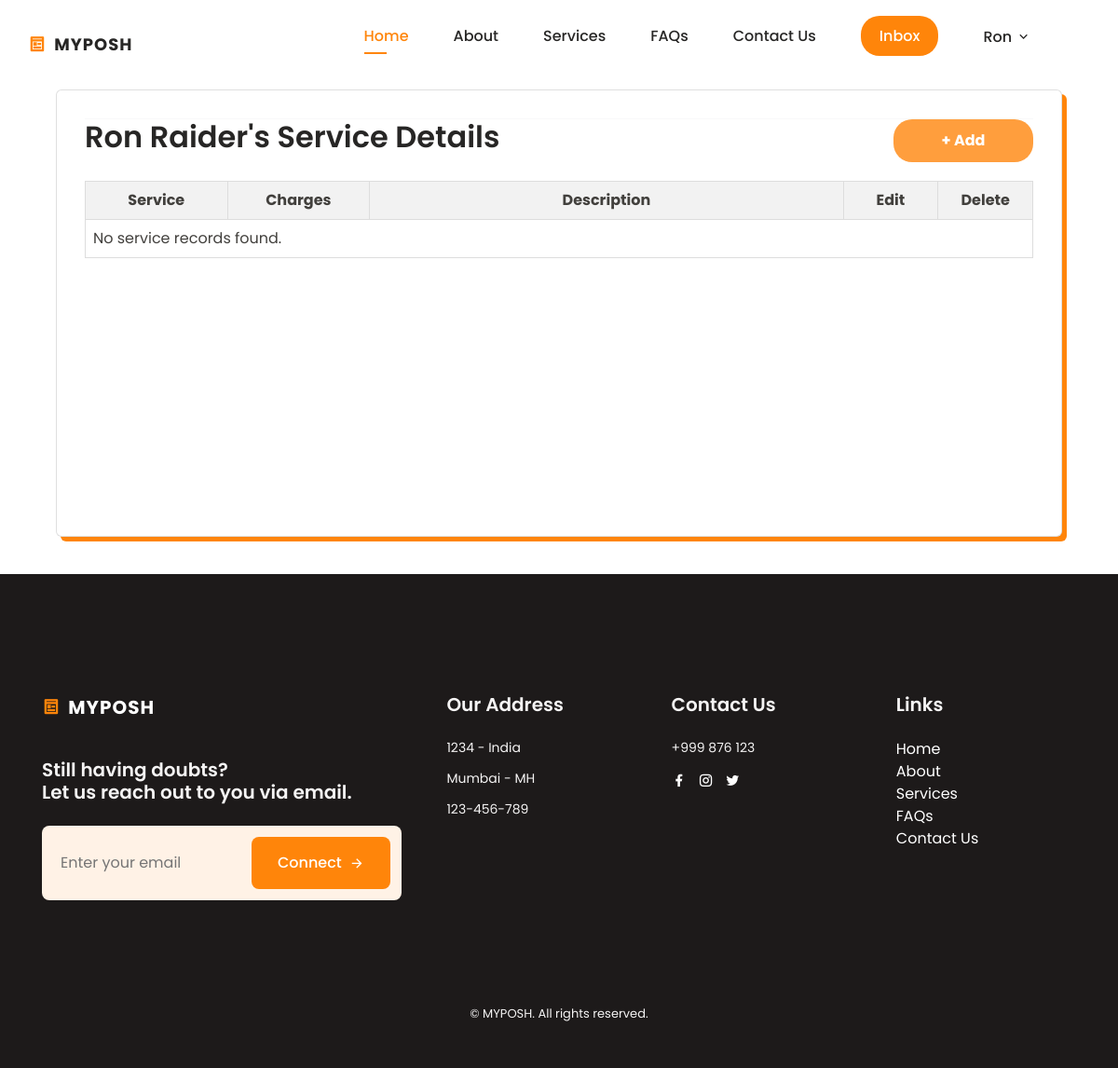
The app's page /profile/service/create (signed in) with its own data.
### posh/models.py (models this page shows)
class PoshUser(AbstractBaseUser, PermissionsMixin):
    username = models.CharField(max_length=100, unique=True, primary_key=True)
    email = models.EmailField(unique=True, blank=False)
    phone = models.CharField(max_length=15, unique=True, blank=False)
    start_date = models.DateTimeField(default=timezone.now)
    is_staff = models.BooleanField(default=False)
    is_active = models.BooleanField(default=False)
    type = models.CharField(max_length=50, blank=False)  # To distinguish between user types
    objects = PoshUserManager()
    USERNAME_FIELD = 'username'
    REQUIRED_FIELDS = ['email', 'phone']

class IndividualUser(PoshUser):
    prefix = models.CharField(max_length=10, blank=False)
    fname = models.CharField(max_length=150, blank=False)
    mname = models.CharField(max_length=150, blank=False)
    lname = models.CharField(max_length=150, blank=False)
    dob = models.DateField(blank=False)
    gender = models.CharField(max_length=10, blank=False)
    occupation = models.CharField(max_length=100, blank=False)
    state = models.CharField(max_length=100, blank=False)
    city = models.CharField(max_length=100, blank=False)
    pincode = models.CharField(max_length=10, blank=False)
    profile_pic = models.ImageField(blank=True, upload_to='users/')
    aadhar = models.CharField(max_length=20, blank=True)
    marital = models.CharField(max_length=10, blank=True)
    description = models.TextField(max_length=500, blank=True)
    current_member = models.CharField(max_length=10, blank=True)
    association = models.CharField(max_length=10, blank=True)
    firm_name = models.CharField(max_length=150, blank=True)
    firm_uid = models.CharField(max_length=15, blank=True)
    is_visible = models.BooleanField(default=False)
    timestamp = models.DateTimeField(auto_now_add=True)
    class Meta:
        verbose_name = 'Individual User'
        verbose_name_plural = 'Individual Users'

### posh/views.py (the view, shortened to what this page needs)
# urls.py: path('profile/service/create', views.service, name="service"),
@login_required
def service(request):
    user = request.user
    user = get_object_or_404(IndividualUser, username = request.user)
    service_list = user.service.all()  # Fetch all related education instances
    context = {
        'user': user,
        'service_list': service_list,
    }
    return render(request, 'service.html', context)

### posh/templatetags/get_group.py (called while the page is built)
@register.filter(name='has_group')
def has_group(user, group_name):
    return user.groups.filter(name=group_name).exists()

### posh/templates/service.html (shortened to what this page needs)
{% extends "base.html" %}
{% load static %}
{% block stylescss %}
<link rel="stylesheet" href="https://stackpath.bootstrapcdn.com/bootstrap/4.5.2/css/bootstrap.min.css">
<link href="https://cdn.jsdelivr.net/npm/bootstrap@4.5.0/dist/css/bootstrap.min.css" rel="stylesheet">
<link rel="stylesheet" href="{% static 'assets/css/list_item.css' %}">
<link rel="stylesheet" href="{% static 'assets/css/profile.css' %}">
<link rel="stylesheet" href="https://cdn.jsdelivr.net/npm/intl-tel-input@19.5.5/build/css/intlTelInput.css">
<link rel="stylesheet" href="https://cdnjs.cloudflare.com/ajax/libs/intl-tel-input/17.0.8/css/intlTelInput.css"/>
{% endblock %}
{% block content %}
<div class="container light-style flex-grow-1 container-p-y">
    <div class="card overflow-hidden" style="min-height: 30rem">
        <div class="row no-gutters row-bordered row-border-light">
            <div class="col-md-12">
                <div class="tab-content">
                    <div class="tab-pane fade active show" id="account-general">
                        <hr class="border-light m-0">
                        <div class="container-service">
                            <div class="add_service">
                                <h2>{{ user.fname }} {{ user.lname }}'s Service Details</h2>
                                <button type='button' id="add-service-btn" data-toggle="modal" data-target="#addServiceModal">+ Add</button>
                            </div>
                        <div id="service-section">
                            <table id="service-table">
                                <thead>
                                    <tr>
                                        <th>Service</th>
                                        <th>Charges</th>
                                        <th>Description</th>
                                        <th>Edit</th>
                                        <th>Delete</th>
                                    </tr>
                                </thead>
                                <tbody>
                                    {% if service_list %}
                                        {% for service in service_list %}
                                            <tr>
                                                <td>{{ service.service_name }}</td>
                                                <td>{{ service.service_charge }}</td>
                                                <td>
                                                {{ service.service_description }}<br>
                                                </td>
                                                <td>
                                                    <button id="editbtn" class="btn btn-warning btn-sm edit-button" data-toggle="modal" data-target="#editServiceModal" data-pk="{{ service.id }}">Edit</button>
                                                </td>
                                                <td>
                                                    <a href="{% url 'delete_service' service.id %}">
                                                        <button id="deletebtn" class="btn btn-danger btn-sm delete-button">Delete</button>
                                                    </a>
                                                </td>
                                            </tr>
                                        {% endfor %}
                                    {% else %}
                                        <tr>
                                            <td colspan="5">No service records found.</td>
                                        </tr>
                                    {% endif %}
                                </tbody>
                            </table>
                        </div>
                        </div>
                    </div>
                </div>
            </div>
        </div>
    </div>
</div>
{% endblock %}

### posh/templates/header.html (shortened to what this page needs)
{% load static %}
<!DOCTYPE html>
<html lang="en">
<head>
    <link href="https://cdn.jsdelivr.net/npm/remixicon@4.2.0/fonts/remixicon.css" rel="stylesheet"/>
    <link rel="stylesheet" href="https://stackpath.bootstrapcdn.com/bootstrap/4.5.2/css/bootstrap.min.css">
    <link href="https://cdn.jsdelivr.net/npm/bootstrap@4.5.0/dist/css/bootstrap.min.css" rel="stylesheet">
    <link rel="stylesheet" href="{% static 'assets/css/main.css' %}">
    <link rel="stylesheet" href="{% static 'assets/css/profile.css' %}">
</head>
<body>
    <header class="header" id="header">
        <nav class="nav container">
            <a href="{% url 'home' %}" class="nav__logo">
                <i class="ri-pages-line nav__logo-icon"></i>MYPOSH
            </a>
            <div class="nav__menu" id="nav-menu">
                <ul class="nav__list">
                    <li class="nav__item">
                        <a href="{% url 'home' %}#home" class="nav__link active-link">Home</a>
                    </li>
                    <li class="nav__item">
                        <a href="{% url 'home' %}#about" class="nav__link">About</a>
                    </li>
                    <li class="nav__item">
                        <a href="{% url 'home' %}#services" class="nav__link">Services</a>
                    </li>
                    <li class="nav__item">
                        <a href="{% url 'home' %}#faqs" class="nav__link">FAQs</a>
                    </li>
                    <li class="nav__item">
                        <a href="{% url 'home' %}#contact" class="nav__link">Contact Us</a>
                    </li>
                    {% if request.user.is_authenticated %}
                    <li class="nav__item">
                        <a href="{% url 'conversation:inbox' %}" class="nav__link login-btn">Inbox</a>
                    </li>
                    {% endif %}
                    {% if request.user.is_authenticated %}
                        {% load get_group %}
                        {% if request.user|has_group:"IND" %}
                            <li class="nav__item dropdown__item">
                                <div class="nav__link">
                                    {{request.user.individualuser.fname}}
                                    <i class="ri-arrow-down-s-line dropdown__arrow-down"></i>
                                </div>
                                {% endif %}
                {% endif %}
            </div>
        </nav>
    </header>

### static/assets/css/main.css (style rules this page uses)
:root { --header-height: 3.5rem; --first-color: hsl(30, 100%, 52%); --first-color-alt: hsl(29, 54%, 73%); --first-color-light: hsl(30, 100%, 85%); --first-color-lighten: hsl(30, 100%, 95%); --title-color: hsl(30, 3%, 15%); --text-color: hsl(30, 4%, 25%); --text-color-light: hsl(30, 4%, 45%); --body-color: hsl(30, 0%, 100%);; --container-color: #FFF; --background-footer-color: rgb(29, 26, 26); --footer-text-color: rgb(245, 244, 244); --body-font: 'Poppins', sans-serif; --big-font-size: 2rem; --h1-font-size: 1.5rem; --h2-font-size: 1.25rem; --h3-font-size: 1rem; --normal-font-size: .938rem; --small-font-size: .813rem; --smaller-font-size: .75rem; --font-medium: 500; --font-semi-bold: 600; --mb-0-5: .5rem; --mb-0-75: .75rem; --mb-1: 1rem; --mb-1-5: 1.5rem; --mb-2: 2rem; --mb-2-5: 2.5rem; --z-tooptip: 10; --z-fixed: 100; }
@media screen and (min-width: 1000px) { :root { --big-font-size: 3.5rem; --h1-font-size: 2.25rem; --h2-font-size: 1.5rem; --h3-font-size: 1.25rem; --normal-font-size: 1rem; --small-font-size: .875rem; --smaller-font-size: .813rem; } }
* { box-sizing: border-box; padding: 0; margin: 0; text-decoration: none !important; }
html { scroll-behavior: smooth; }
body, button, input, textarea { font-family: var(--body-font); font-size: var(--normal-font-size); }
body { margin: var(--header-height) 0 0 0; background-color: var(--body-color); color: var(--text-color); transition: .4s; }
button { cursor: pointer; border: none; outline: none; }
h1, h2, h3 { color: var(--title-color); font-weight: var(--font-semi-bold); }
ul { list-style: none; }
a { max-width: 100%; height: auto; }
.container { max-width: 968px; margin-left: var(--mb-1-5); margin-right: var(--mb-1-5); }
.header { width: 100%; background-color: var(--body-color); position: fixed; top: 0; left: 0; z-index: var(--z-fixed); transition: .4s; }
.nav { height: var(--header-height); display: flex; justify-content: space-between; align-items: center; }
.nav__logo, .nav__toggle, .nav__close { color: var(--title-color); }
.nav__logo { text-transform: uppercase; font-weight: 700; letter-spacing: 1px; display: inline-flex; align-items: center; column-gap: .5rem; transition: .3s; }
.nav__logo-icon { font-size: 1.15rem; color: var(--first-color); }
.nav__list { display: flex; flex-direction: column; row-gap: 1.5rem; }
.nav__link { color: var(--title-color); font-weight: var(--font-medium); transition: .3s; }
.active-link { position: relative; color: var(--first-color); }
.active-link::after { content: ''; position: absolute; bottom: -.5rem; left: 0; width: 50%; height: 2px; background-color: var(--first-color); }
@media screen and (min-width: 767px) { body { margin: 0; } }
@media screen and (min-width: 767px) { .nav { height: calc(var(--header-height) + 1.5rem); column-gap: 3rem; } }
@media screen and (min-width: 767px) { .nav__list { flex-direction: row; column-gap: 3rem; } }
@media screen and (min-width: 767px) { .nav__menu { margin-left: auto; margin-top: 15px; } }
@media screen and (min-width: 767px) { .dropdown__item, .dropdown__subitem { position: relative; } }
@media screen and (min-width: 767px) { a.nav__link.login-btn { border: 1px 1px 0px var(--first-color); background-color: var(--first-color); color: white; padding: 10px; padding-left: 20px; padding-right: 20px; border-radius: 20px; } }
@media screen and (min-width:992px) { .container { margin-left: auto; margin-right: auto; } }
@media screen and (min-width:992px) { .nav__logo { margin-top: 15px; font-size: large; } }
@media screen and (min-width:992px) { .dropdown__item, .dropdown__subitem { position: relative; } }
@media screen and (min-width:992px) { a.nav__link.login-btn { border: 1px 1px 0px var(--first-color); background-color: var(--first-color); color: white; padding: 10px; padding-left: 20px; padding-right: 20px; border-radius: 20px; } }
@media screen and (min-width:1200px) { .nav__logo { margin-top: 15px; font-size: large; } }
@media screen and (min-width:1200px) { .dropdown__item, .dropdown__subitem { position: relative; } }
@media screen and (min-width:1200px) { a.nav__link.login-btn { border: 1px 1px 0px var(--first-color); background-color: var(--first-color); color: white; padding: 10px; padding-left: 20px; padding-right: 20px; border-radius: 20px; } }
.dropdown__item { cursor: pointer; }
.dropdown__arrow-down { font-weight: initial; transition: transform .4s; }

### records on screen
PoshUser: user.individualuser.fname "Ron"
IndividualUser: fname "Ron", lname "Raider"
